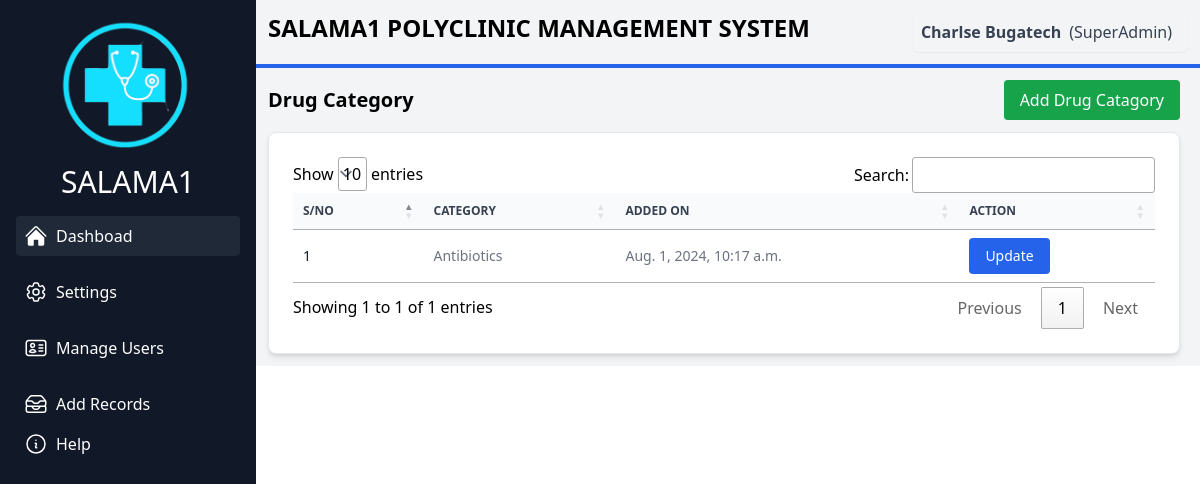
Page /getdrugcategory/ (signed in) on the committed database.
### account/models.py (models this page shows, shortened)
class User(AbstractBaseUser, PermissionsMixin):
    id = models.UUIDField(primary_key=True, default=uuid.uuid4, editable=False, verbose_name="ID")
    name = models.CharField(max_length=255, blank=True, null=True, verbose_name="Full Name")
    email = models.EmailField(unique=True, verbose_name="Email Address")
    phone = models.CharField(max_length=15, blank=True, null=True, verbose_name="Phone Number")
    role = models.CharField(max_length=50, blank=True, null=True, verbose_name="Role")
    is_active = models.BooleanField(default=True, verbose_name="Active")
    is_staff = models.BooleanField(default=False, verbose_name="Staff Status")
    is_superuser = models.BooleanField(default=False, verbose_name="Superuser Status")
    date_joined = models.DateTimeField(auto_now_add=True, verbose_name="Date Joined")
    last_login = models.DateTimeField(blank=True, null=True, verbose_name="Last Login")
    objects = CustomUserManager()
    USERNAME_FIELD = 'email'
    EMAIL_FIELD = 'email'
    REQUIRED_FIELDS = ['name']

### patients/models.py (models this page shows, shortened)
class Drugcategory(models.Model):
    category = models.CharField(max_length=100, default="")
    created_at = models.DateTimeField(auto_now_add=True, blank=True, null=True)
    added_by = models.ForeignKey(User, on_delete=models.SET_NULL, null=True)

### patients/views.py (the view)
# urls.py: path('getdrugcategory/', views.getdrugcategory, name='getdrugcategory'),
@login_required
def getdrugcategory(request):
    context = {
        'categories' : Drugcategory.objects.all()
    }
    return render(request, 'patients/drugcategory.html', context)

### patients/templates/patients/drugcategory.html (shortened to what this page needs)
{% extends 'core/base.html' %}
{% block content %}
<link rel="stylesheet" href="https://cdn.datatables.net/1.11.5/css/jquery.dataTables.min.css">
<div class="bg-gray-100 pl-3 pr-5 pt-3 pb-3">
    <div class="flex justify-between items-center mb-3">
        <p class="text-xl font-semibold">Drug Category</p>
        <a href="{% url 'patients:adddrugcategory' %}" class="rounded bg-green-600 text-white px-4 py-2 hover:bg-green-700">Add Drug Catagory</a>
    </div>
    <div class="bg-white p-6 rounded-lg shadow-md border border-gray-200 dark:bg-gray-800 dark:border-gray-700">
        <table id="bootstrapdatatable" class="w-full text-sm text-left text-gray-500 dark:text-gray-400">
            <thead class="text-xs text-gray-700 uppercase bg-gray-50 dark:bg-gray-700 dark:text-gray-400">
                <tr>
                    <th scope="col" class="px-6 py-3">S/No</th>
                    <th scope="col" class="px-6 py-3">Category</th>
                    <th scope="col" class="px-6 py-3">Added on</th>
                    <th scope="col" class="px-6 py-3">Action</th>
                </tr>
            </thead>
            <tbody>
                {% for i in categories %}
                <tr class="bg-white border-b dark:bg-gray-800 dark:border-gray-700">
                    <th scope="row" class="px-6 py-4 font-medium text-gray-900 whitespace-nowrap dark:text-white">
                        {{ forloop.counter }}
                    </th>
                    <td class="px-6 py-4">{{ i.category }}</td>
                    <td class="px-6 py-4">{{ i.created_at }}</td>
                    <td class="px-6 py-4">
                        <button type="button" class="bg-blue-600 text-white px-4 py-2 rounded hover:bg-blue-700">Update</button>
                    </td>
                </tr>
                {% empty %}
                <tr>
                    <td colspan="6" class="px-6 py-4 text-center">No drugs available.</td>
                </tr>
                {% endfor %}
            </tbody>
        </table>
    </div>
</div>
{% endblock %}

### core/templates/core/base.html (shortened to what this page needs)
{% load static tailwind_tags %}
{% load static %}
{% load widget_tweaks %}
<!DOCTYPE html>
<html lang="en">
<head>
    {% tailwind_css %}
</head>
<body class="overflow-hidden">
    <div class="flex w-screen h-screen">
        <div id="menu" class="flex-col bg-gray-900 w-64 hidden lg:flex">
            <div class="flex flex-col items-center">
                <div class="mb-2 mt-3">
                    <img src="{% static 'homelogo.png' %}" class="h-36">
                </div>
                <h1 class="text-white text-3xl mt-0">
                    <a href="">SALAMA1</a>
                </h1>
            </div>
            <nav class="flex flex-col p-4 space-y-4  text-white">
                <a class="flex items-center p-2 hover:bg-gray-700  bg-gray-800 rounded" href="{% url 'core:index' %}">
                    Dashboad
                </a>
                <div class="relative group">
                    <button class="flex items-center p-2 w-full text-left hover:bg-gray-700 rounded">
                        Settings
                    </button>
                </div>
                <div class="relative group">
                    <button class="flex items-center p-2 w-full text-left hover:bg-gray-700 rounded">
                        Manage Users
                    </button>
                </div>
                <div class="relative group">
                    <button class="flex items-center p-2 w-full text-left hover:bg-gray-700 rounded">
                        Add Records
                    </button>
                    <a class="flex items-center p-2 hover:bg-gray-700 rounded" href="/">
                        Help
                    </a>
            </nav>
        </div>
        <div class="flex-1 flex flex-col">
            <div class="pt-3 pl-3 pr-3 bg-gray-100 h-16 flex">
                <h1 class="text-2xl font-bold hidden lg:flex ">SALAMA1 POLYCLINIC MANAGEMENT SYSTEM</h1>
                <div class="ml-auto flex">
                    {% if user.is_authenticated %}
                    <div class="inline-block text-left">
                        <div class="">
                            <button type="button"
                                class="inline-flex  w-full rounded-md  border-gray-300 shadow-sm items-center font-medium text-gray-700 hover:bg-gray-50 focus:outline-none focus:ring-2 focus:ring-offset-2 focus:ring-indigo-500"
                                id="menu-button" aria-expanded="true" aria-haspopup="true">
                                <ul class="list-none flex p-2">
                                    <li class="mr-2 font-bold">{{ user.name }}</li>
                                    <li class="mr-2 "> ({{ user.role }})</li>
                                </ul>
                            </button>
                        </div>
                    </div>
                    {% endif %}
                </div>
            </div>
            <div class="p-0.5 bg-blue-600">
            </div>
            <div class=" bg-slate-00 overflow-auto">
                {% block content %}
                {% endblock %}
            </div>
        </div>
    </div>
</body>
</html>

### rows in the picture
User: name "Charlse Bugatech", role "SuperAdmin"
Drugcategory: category "Antibiotics", created_at "Aug. 1, 2024, 10:17 a.m."
